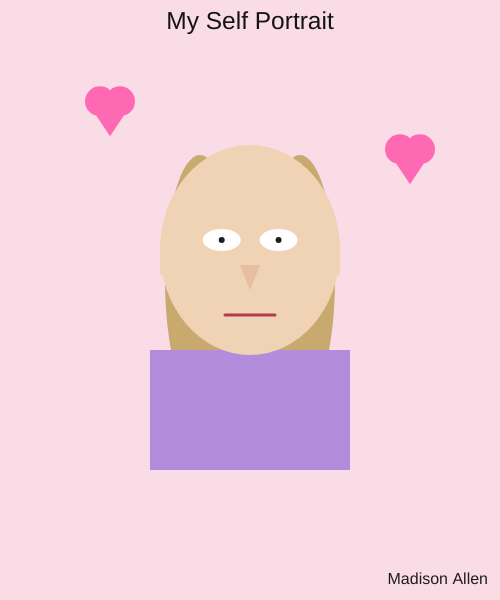
Frame 1 (no input)
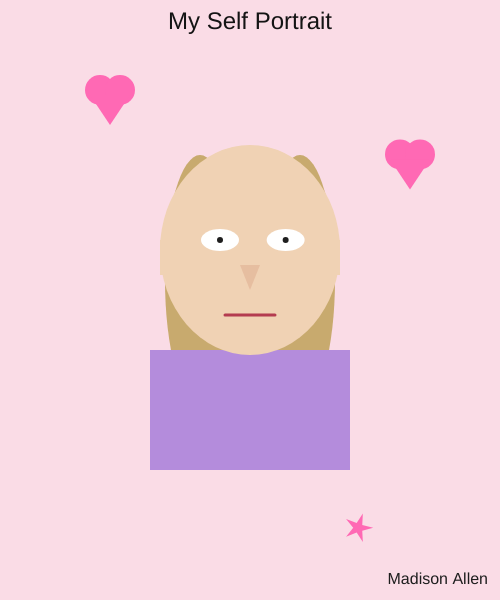
Frame 60 (no input)
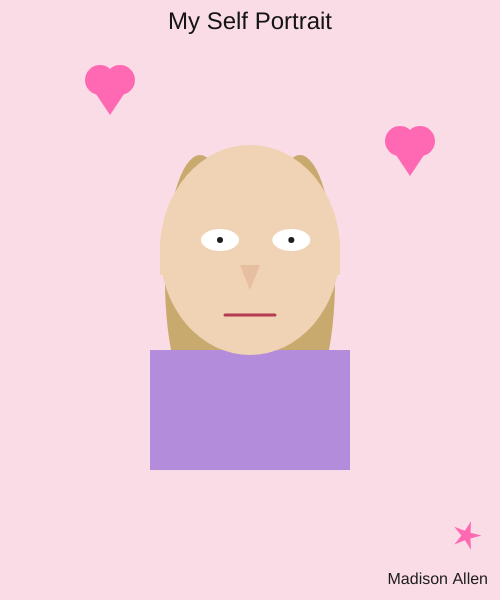
Frame 120 (the mouse pressed at the canvas centre since frame 60)

The p5.js sketch that drew these frames (run headless with seeded random() and noise() and a simulated clock; from frame 60 on, the mouse is pressed at the canvas centre):

// p5.js sketch
// ── sketch.js
// variables for movement
let eyeX1 = 220;
let eyeX2 = 280;
let heartY1 = 100;
let heartY2 = 150;
let eyeSpeed1, eyeSpeed2, heartSpeed1, heartSpeed2;

// diagonal shape
let starX = 250;
let starY = 450;
let starSpeedX, starSpeedY;

// title animation
let titleSize = 24;
let titleGrowing = true;
let count = 0;

function setup() {
  createCanvas(500, 600);
  eyeSpeed1 = random(1, 2);
  eyeSpeed2 = random(1, 3);
  heartSpeed1 = random(0.5, 1.5);
  heartSpeed2 = random(0.5, 1.2);
  starSpeedX = random(1, 2);
  starSpeedY = random(1, 2);
}

function draw() {
  background(250, 220, 230);

  //title animation
  if (titleGrowing) {
    titleSize += 0.5;
    count++;
    if (count >= 10) {
      titleGrowing = false;
      count = 0;
    }
  } else {
    titleSize -= 0.5;
    count++;
    if (count >= 10) {
      titleGrowing = true;
      count = 0;
    }
  }

  // title
  textAlign(CENTER, TOP);
  textSize(titleSize);
  fill(20);
  noStroke();
  text("My Self Portrait", width / 2, 10);

  
  // hearts move up/down
  heartY1 += heartSpeed1;
  heartY2 -= heartSpeed2;
  if (heartY1 > 120 || heartY1 < 80) heartSpeed1 *= -1;
  if (heartY2 > 170 || heartY2 < 130) heartSpeed2 *= -1;

  // hearts
  fill(255, 105, 180);
  noStroke();
  ellipse(100, heartY1, 30, 30);
  ellipse(120, heartY1, 30, 30);
  triangle(90, heartY1 + 5, 130, heartY1 + 5, 110, heartY1 + 35);

  ellipse(400, heartY2, 30, 30);
  ellipse(420, heartY2, 30, 30);
  triangle(390, heartY2 + 5, 430, heartY2 + 5, 410, heartY2 + 35);

  //diagonal star
  starX += starSpeedX;
  starY += starSpeedY;
  if (starX > 470 || starX < 30) starSpeedX *= -1;
  if (starY > 570 || starY < 350) starSpeedY *= -1;
  drawStar(starX, starY, 5, 15, 5);

  //move eyes left/righ
  eyeX1 += eyeSpeed1;
  eyeX2 -= eyeSpeed2;
  if (eyeX1 > 230 || eyeX1 < 210) eyeSpeed1 *= -1;
  if (eyeX2 > 290 || eyeX2 < 270) eyeSpeed2 *= -1;

  // hair
  noStroke();
  fill(200, 170, 110);
  ellipse(200, 280, 70, 250);
  ellipse(300, 280, 70, 250);

  // neck
  fill(240, 210, 180);
  rect(225, 310, 50, 50);

  // shirt
  fill(180, 140, 220);
  rect(150, 350, 200, 120);

  // head 
  fill(240, 210, 180);
  ellipse(250, 250, 180, 210);

  // ears
  fill(240, 210, 180);
  rect(160, 240, 20, 35);
  rect(320, 240, 20, 35);

  // eyes
  fill(255);
  ellipse(eyeX1, 240, 38, 22);
  ellipse(eyeX2, 240, 38, 22);

  // pupils
  fill(30);
  noStroke();
  ellipse(eyeX1, 240, 6, 6);
  ellipse(eyeX2, 240, 6, 6);

  // nose 
  fill(230, 190, 160);
  triangle(240, 265, 260, 265, 250, 290);

  // mouth 
  stroke(180, 60, 80);
  strokeWeight(3);
  line(225, 315, 275, 315);

  // signature
  noStroke();
  fill(30);
  textAlign(RIGHT, BOTTOM);
  textSize(16);
  text("Madison Allen", width - 12, height - 12);
}

// function for the diagonal star
function drawStar(x, y, radius1, radius2, npoints) {
  let angle = TWO_PI / npoints;
  let halfAngle = angle / 2.0;
  beginShape();
  for (let a = 0; a < TWO_PI; a += angle) {
    let sx = x + cos(a) * radius2;
    let sy = y + sin(a) * radius2;
    vertex(sx, sy);
    sx = x + cos(a + halfAngle) * radius1;
    sy = y + sin(a + halfAngle) * radius1;
    vertex(sx, sy);
  }
  endShape(CLOSE);
}
